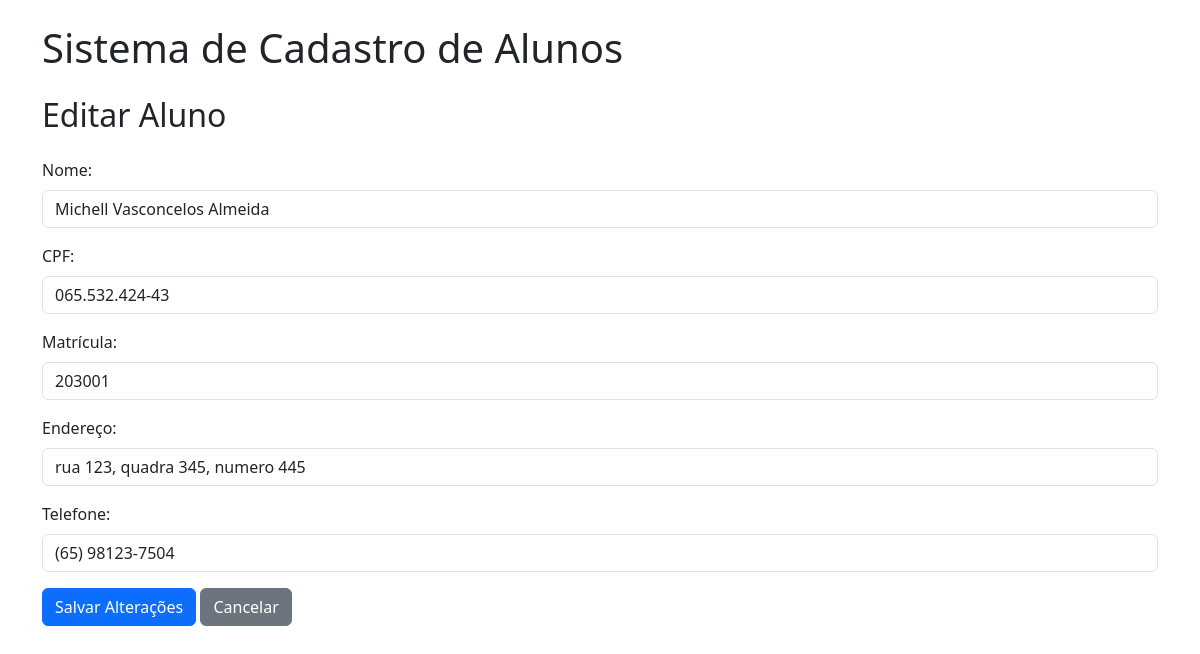
The app's page /editar/3 with its own data.
### models.py (models this page shows, shortened)
class Aluno(db.Model):
    id = db.Column(db.Integer, primary_key=True)
    nome = db.Column(db.String(100), nullable=False)
    cpf = db.Column(db.String(14), unique=True, nullable=False)
    matricula = db.Column(db.String(20), unique=True, nullable=False)
    endereco = db.Column(db.String(200), nullable=False)
    telefone = db.Column(db.String(20), nullable=False)

### app.py (the view, shortened to what this page needs)
@app.route('/editar/<int:id>', methods=['GET', 'POST'])
def editar(id):
    aluno = Aluno.query.get_or_404(id)
    return render_template('editar.html', aluno=aluno)

### templates/editar.html
{% extends "base.html" %}
{% block content %}
    <h2 class="mb-4">Editar Aluno</h2>
    <form method="POST" action="{{ url_for('editar', id=aluno.id) }}">
        <div class="mb-3">
            <label for="nome" class="form-label">Nome:</label>
            <input type="text" class="form-control" id="nome" name="nome" value="{{ aluno.nome }}" required>
        </div>
        <div class="mb-3">
            <label for="cpf" class="form-label">CPF:</label>
            <input type="text" class="form-control" id="cpf" name="cpf" value="{{ aluno.cpf }}" required>
        </div>
        <div class="mb-3">
            <label for="matricula" class="form-label">Matrícula:</label>
            <input type="text" class="form-control" id="matricula" name="matricula" value="{{ aluno.matricula }}" required>
        </div>
        <div class="mb-3">
            <label for="endereco" class="form-label">Endereço:</label>
            <input type="text" class="form-control" id="endereco" name="endereco" value="{{ aluno.endereco }}" required>
        </div>
        <div class="mb-3">
            <label for="telefone" class="form-label">Telefone:</label>
            <input type="text" class="form-control" id="telefone" name="telefone" value="{{ aluno.telefone }}" required>
        </div>
        <button type="submit" class="btn btn-primary">Salvar Alterações</button>
        <a href="{{ url_for('index') }}" class="btn btn-secondary">Cancelar</a>
    </form>
{% endblock %}

### records on screen
Aluno: nome "Michell Vasconcelos Almeida", cpf "065.532.424-43", matricula "203001", endereco "rua 123, quadra 345, numero 445", telefone "(65) 98123-7504"
